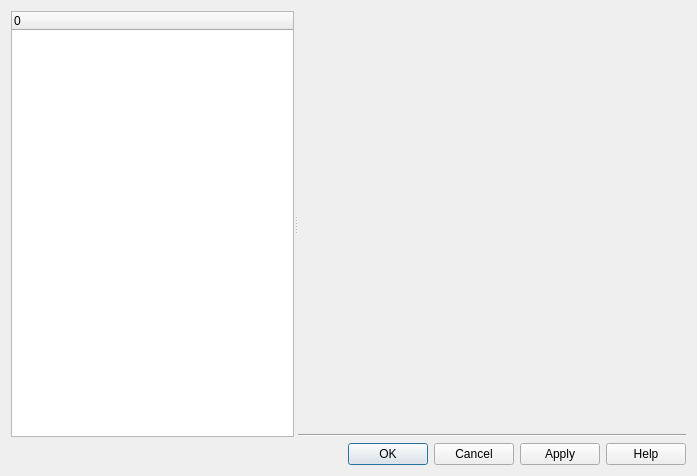
<?xml version="1.0" encoding="UTF-8"?>
<ui version="4.0">
 <class>Core::Internal::SettingsDialog</class>
 <widget class="QDialog" name="Core::Internal::SettingsDialog">
  <property name="geometry">
   <rect>
    <x>0</x>
    <y>0</y>
    <width>697</width>
    <height>476</height>
   </rect>
  </property>
  <property name="windowTitle">
   <string>Options</string>
  </property>
  <layout class="QVBoxLayout">
   <item>
    <widget class="QSplitter" name="splitter">
     <property name="orientation">
      <enum>Qt::Horizontal</enum>
     </property>
     <widget class="QTreeWidget" name="pageTree">
      <property name="sizePolicy">
       <sizepolicy hsizetype="Expanding" vsizetype="Expanding">
        <horstretch>0</horstretch>
        <verstretch>0</verstretch>
       </sizepolicy>
      </property>
      <property name="columnCount">
       <number>1</number>
      </property>
      <column>
       <property name="text">
        <string>0</string>
       </property>
      </column>
     </widget>
     <widget class="QWidget" name="layoutWidget">
      <layout class="QVBoxLayout">
       <item>
        <widget class="QStackedWidget" name="stackedPages">
         <property name="minimumSize">
          <size>
           <width>350</width>
           <height>250</height>
          </size>
         </property>
        </widget>
       </item>
       <item>
        <widget class="Line" name="line">
         <property name="orientation">
          <enum>Qt::Horizontal</enum>
         </property>
        </widget>
       </item>
      </layout>
     </widget>
    </widget>
   </item>
   <item>
    <widget class="QDialogButtonBox" name="buttonBox">
     <property name="orientation">
      <enum>Qt::Horizontal</enum>
     </property>
     <property name="standardButtons">
      <set>QDialogButtonBox::Apply|QDialogButtonBox::Cancel|QDialogButtonBox::Help|QDialogButtonBox::Ok</set>
     </property>
    </widget>
   </item>
  </layout>
 </widget>
 <resources/>
 <connections>
  <connection>
   <sender>buttonBox</sender>
   <signal>accepted()</signal>
   <receiver>Core::Internal::SettingsDialog</receiver>
   <slot>accept()</slot>
   <hints>
    <hint type="sourcelabel">
     <x>297</x>
     <y>361</y>
    </hint>
    <hint type="destinationlabel">
     <x>297</x>
     <y>193</y>
    </hint>
   </hints>
  </connection>
  <connection>
   <sender>buttonBox</sender>
   <signal>rejected()</signal>
   <receiver>Core::Internal::SettingsDialog</receiver>
   <slot>reject()</slot>
   <hints>
    <hint type="sourcelabel">
     <x>297</x>
     <y>361</y>
    </hint>
    <hint type="destinationlabel">
     <x>297</x>
     <y>193</y>
    </hint>
   </hints>
  </connection>
 </connections>
</ui>
